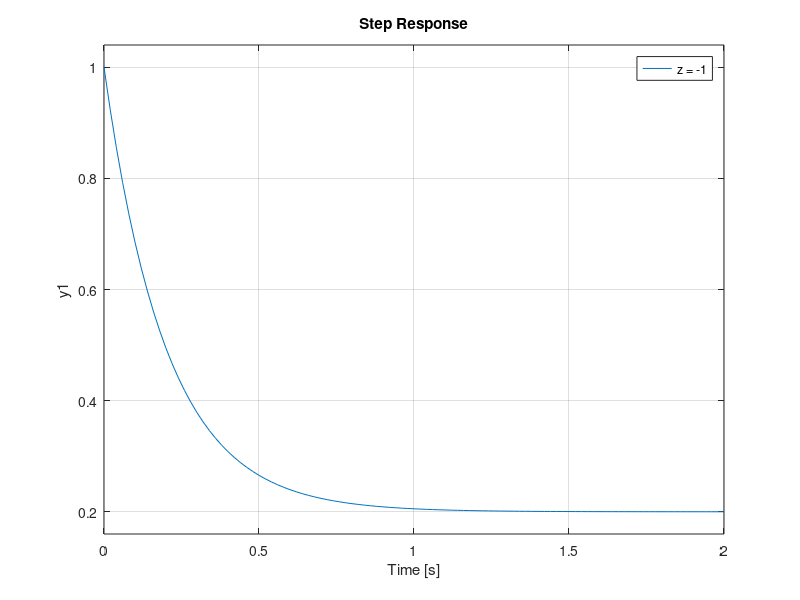

Source code (MATLAB): (Note: this script raises an error after producing the figure.)
% Excercise: 4

p = -5;
K = 1;
z = [-1, -2, -5, -10];


for c = 1 : length(z)
    sys = zpk(z(c), p, K);
    hold on;
    grid on;
    step(ss(sys));
    legend({'z = -1','z = -2','z = -5','z = -10'});
    fprintf("z = " + string(z(c)) + "\n");
    disp(stepinfo(ss(sys)));
end